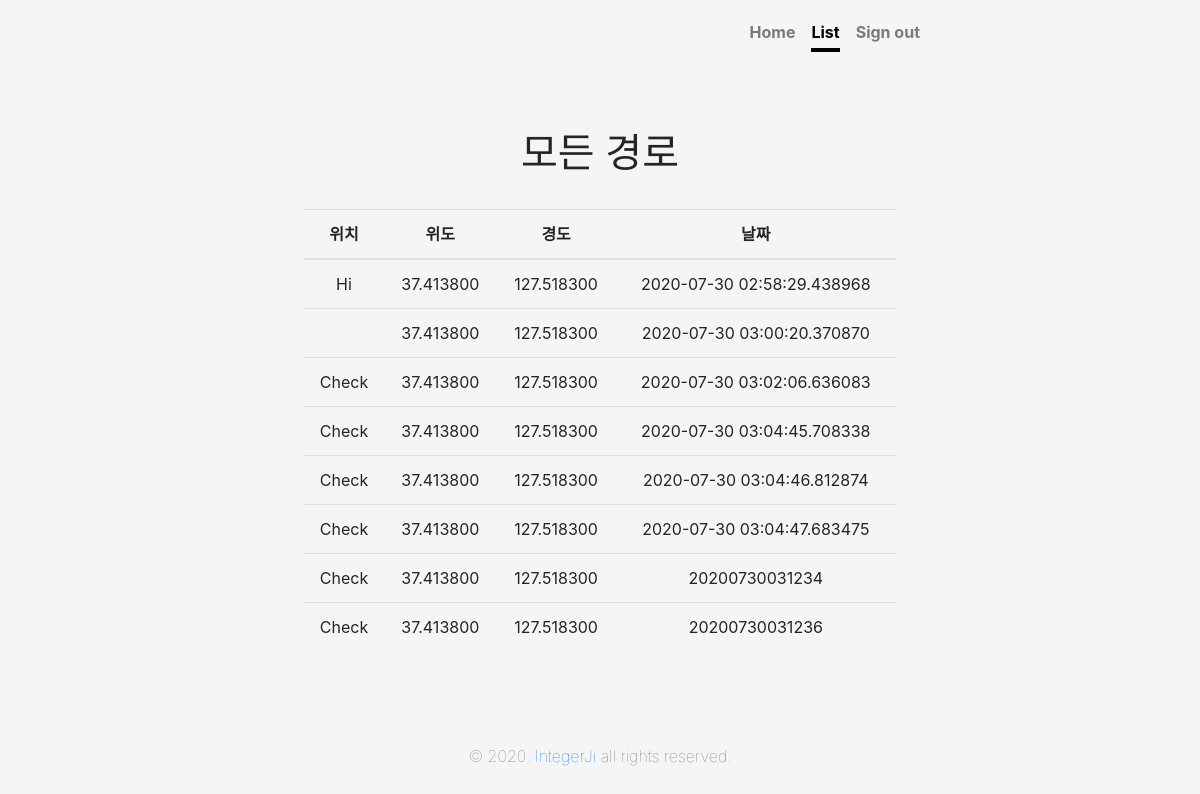
Page /app/list/ (signed in) on the earlier database version.
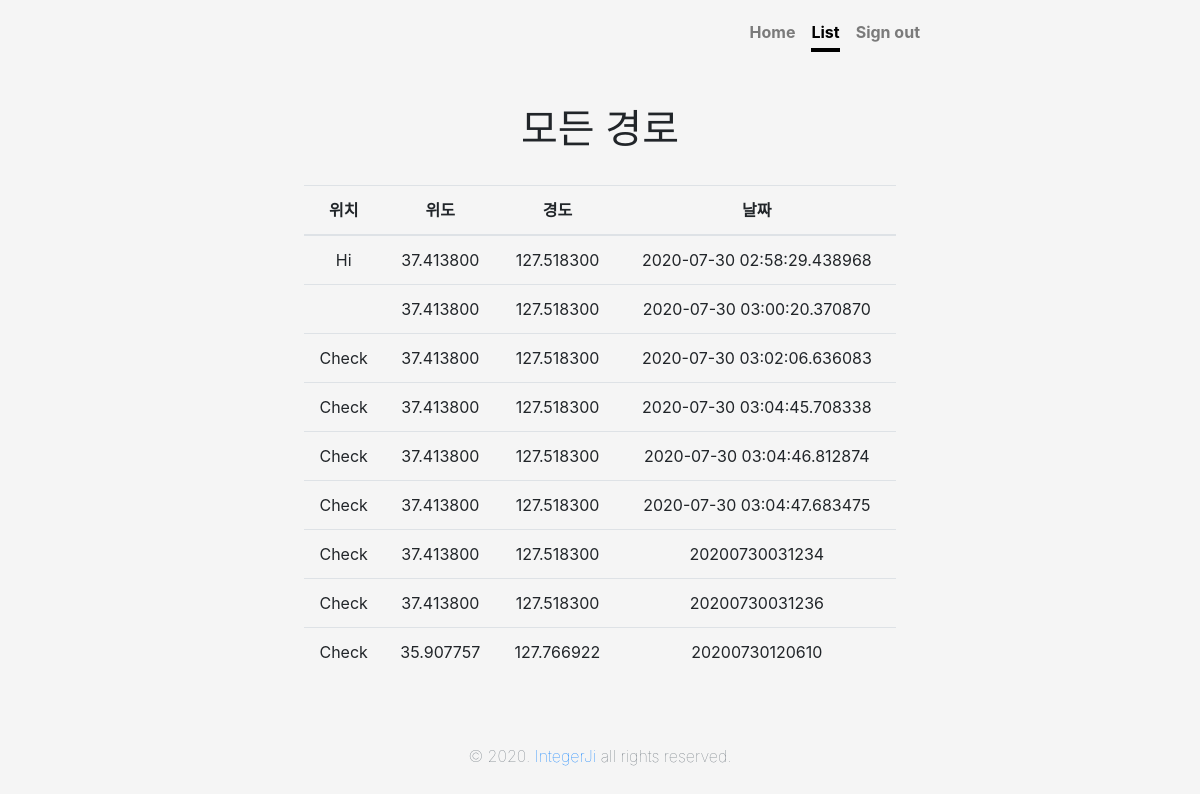
Same page on the later database version.
### app/models.py (models this page shows, shortened)
class Report(models.Model):
    objects = models.Manager()
    input_user = models.ForeignKey(User, on_delete = models.CASCADE)
    input_report = models.CharField(max_length=200, null = True, default='비어있음' )
    input_date = models.IntegerField(default=0, null=True, blank=True)
    filter_date = models.IntegerField(default=0, null=True, blank=True)
    input_lat = models.DecimalField(max_digits=9, decimal_places=6, null = True)
    input_lon = models.DecimalField(max_digits=9, decimal_places=6, null = True)

### app/views.py (the view)
# urls.py: path('list/', views.list, name='list'),
def list(request):
    report = Report.objects.filter(input_user=request.user)
    return render(request, 'list.html', {'report':report })

### app/templates/list.html (shortened to what this page needs)
{% load static %}
<!doctype html>
<html lang="en">
<head>
  <link href="{% static 'css/bootstrap.css' %}" rel="stylesheet">
  <link href="{% static 'css/cover.css' %}" rel="stylesheet">
</head>
<body class="text-center">
  <div class="cover-container d-flex w-100 h-100 p-3 mx-auto flex-column">
    <header class="masthead mb-auto">
      <div class="inner">
        <nav class="nav nav-masthead justify-content-center">
          <a class="nav-link" href="{% url 'index' %}">Home</a>
          <a class="nav-link active" href="{% url 'list' %}">List</a>
          <a class="nav-link" href="{% url 'signout' %}">Sign out</a>
        </nav>
      </div>
    </header>
    <main role="main" class="inner cover">
      <h1 class="cover-heading">모든 경로</h1>
      <br>
      <table class="table">
        <thead>
          <tr>
            <th scope="col">위치</th>
            <th scope="col">위도</th>
            <th scope="col">경도</th>
            <th scope="col">날짜</th>
          </tr>
        </thead>
        <tbody>
          {% for report in report.all %}
          <tr>
            <td>{{ report.input_report }}</td>
            <td>{{ report.input_lat }}</td>
            <td>{{ report.input_lon }}</td>
            <td>{{ report.input_date }}</td>
          </tr>
          {% endfor %}
        </tbody>
      </table>
    </main>
    <footer class="mastfoot mt-auto">
      <div class="inner">
        <p class="text-muted font-weight-lighter">&copy; 2020. <a href="https://www.instagram.com/integer_ji/">IntegerJi</a> all rights reserved.</p>
      </div>
    </footer>
  </div>
</body>

Differences in the rows shown:
added Report: input_report "Check", input_lat "35.907757", input_lon "127.766922", input_date "20200730120610"
